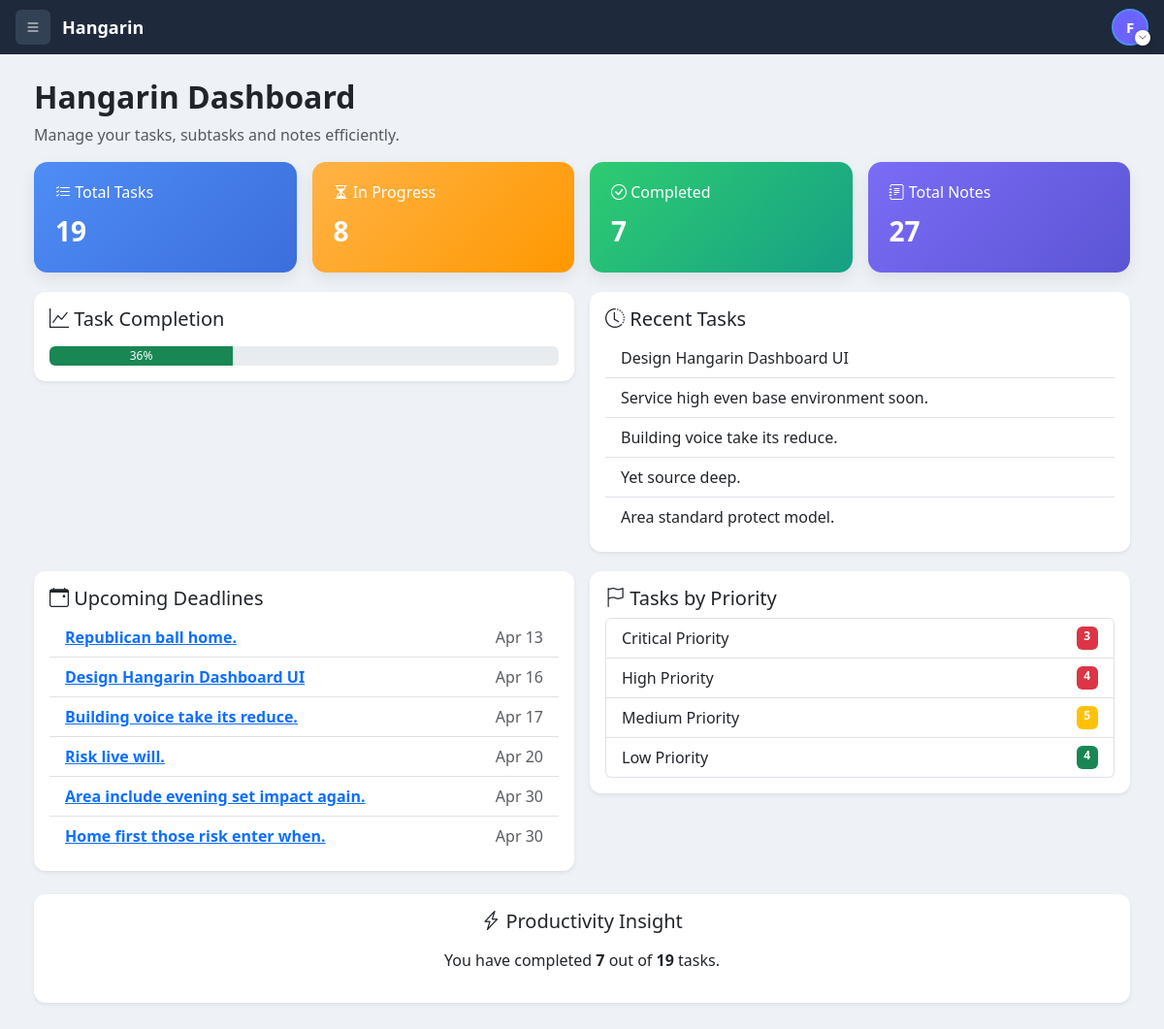
The app's page / (signed in) with its own data.
### planner/models.py (models this page shows, shortened)
class BaseModel(models.Model):
    created_at = models.DateTimeField(auto_now_add=True)
    updated_at = models.DateTimeField(auto_now=True)
    class Meta:
        abstract = True

class Task(BaseModel):
    STATUS_CHOICES = [
        ("Pending", "Pending"),
        ("In Progress", "In Progress"),
        ("Completed", "Completed"),
    ]
    title = models.CharField(max_length=255)
    description = models.TextField()
    deadline = models.DateTimeField()
    status = models.CharField(
        max_length=50,
        choices=STATUS_CHOICES,
        default="Pending"
    )
    category = models.ForeignKey(Category, on_delete=models.CASCADE)
    priority = models.ForeignKey(Priority, on_delete=models.CASCADE)

### planner/views.py (the view)
# urls.py: path('', dashboard, name='dashboard'),
@login_required
def dashboard(request):
    total_tasks = Task.objects.count()
    in_progress = Task.objects.filter(status="In Progress").count()
    completed = Task.objects.filter(status="Completed").count()
    total_notes = Note.objects.count()
    recent_tasks = Task.objects.order_by('-id')[:5]
    upcoming_tasks = Task.objects.filter(
    deadline__gte=now(),
    deadline__isnull=False
).order_by('deadline')[:10]
    high_priority = Task.objects.filter(priority__name="High").count()
    medium_priority = Task.objects.filter(priority__name="Medium").count()
    low_priority = Task.objects.filter(priority__name="Low").count()
    critical_priority = Task.objects.filter(priority__name="Critical").count()
    progress = 0
    if total_tasks > 0:
        progress = int((completed / total_tasks) * 100)
    context = {
        "total_tasks": total_tasks,
        "in_progress": in_progress,
        "completed": completed,
        "total_notes": total_notes,
        "recent_tasks": recent_tasks,
        "upcoming_tasks": upcoming_tasks,
        "progress": progress,
        "critical_priority": critical_priority,
        "high_priority": high_priority,
        "medium_priority": medium_priority,
        "low_priority": low_priority,
    }
    return render(request, "dashboard.html", context)

### templates/dashboard.html (shortened to what this page needs)
{% extends 'base.html' %}
{% block content %}
<h2 class="mb-2 fw-semibold">Hangarin Dashboard</h2>
<p class="text-muted mb-3">Manage your tasks, subtasks and notes efficiently.</p>
<div class="row g-3">
<div class="col-6 col-md-3">
<div class="dashboard-card card-blue">
<h6><i class="bi bi-list-check"></i> Total Tasks</h6>
<div class="card-number">{{ total_tasks }}</div>
</div>
</div>
<div class="col-6 col-md-3">
<div class="dashboard-card card-orange">
<h6><i class="bi bi-hourglass-split"></i> In Progress</h6>
<div class="card-number">{{ in_progress }}</div>
</div>
</div>
<div class="col-6 col-md-3">
<div class="dashboard-card card-green">
<h6><i class="bi bi-check-circle"></i> Completed</h6>
<div class="card-number">{{ completed }}</div>
</div>
</div>
<div class="col-6 col-md-3">
<div class="dashboard-card card-purple">
<h6><i class="bi bi-journal-text"></i> Total Notes</h6>
<div class="card-number">{{ total_notes }}</div>
</div>
</div>
</div>
<div class="row g-3 mt-1">
<div class="col-12 col-md-6">
<div class="card shadow-sm">
<div class="card-body">
<h5><i class="bi bi-graph-up"></i> Task Completion</h5>
<div class="progress mt-3" style="height:20px;">
<div class="progress-bar bg-success"
     id="taskProgress"
     data-progress="{{ progress }}"
     role="progressbar"
     aria-valuemin="0"
     aria-valuemax="100">
{{ progress }}%
</div>
</div>
</div>
</div>
</div>
<div class="col-12 col-md-6">
<div class="card shadow-sm">
<div class="card-body">
<h5><i class="bi bi-clock-history"></i> Recent Tasks</h5>
<ul class="list-group list-group-flush">
{% for task in recent_tasks %}
<li class="list-group-item">
{{ task.title }}
</li>
{% empty %}
<li class="list-group-item text-muted">
No recent tasks
</li>
{% endfor %}
</ul>
</div>
</div>
</div>
</div>
<div class="row g-3 mt-1">
<div class="col-12 col-md-6">
<div class="card shadow-sm">
<div class="card-body">
<h5><i class="bi bi-calendar-event"></i> Upcoming Deadlines</h5>
<ul class="list-group list-group-flush">
{% for task in upcoming_tasks %}
<li class="list-group-item d-flex justify-content-between align-items-center">
<a href="{% url 'task_view' task.id %}" class="fw-bold text-primary">
    {{ task.title }}
</a>
<span class="text-muted">
{{ task.deadline|date:"M d" }}
</span>
</li>
{% empty %}
<li class="list-group-item text-muted">
No upcoming deadlines
</li>
{% endfor %}
</ul>
</div>
</div>
</div>
<div class="col-12 col-md-6">
<div class="card shadow-sm">
<div class="card-body">
<h5><i class="bi bi-flag"></i> Tasks by Priority</h5>
<ul class="list-group">
<li class="list-group-item d-flex justify-content-between">
Critical Priority
<span class="badge bg-danger">{{ critical_priority }}</span>
</li>
<li class="list-group-item d-flex justify-content-between">
High Priority
<span class="badge bg-danger">{{ high_priority }}</span>
</li>
<li class="list-group-item d-flex justify-content-between">
Medium Priority
<span class="badge bg-warning">{{ medium_priority }}</span>
</li>
<li class="list-group-item d-flex justify-content-between">
Low Priority
<span class="badge bg-success">{{ low_priority }}</span>
</li>
</ul>
</div>
</div>
</div>
</div>
<div class="row mt-4">
<div class="col-md-12">
<div class="card shadow-sm">
<div class="card-body text-center">
<h5><i class="bi bi-lightning-charge"></i> Productivity Insight</h5>
<p class="mt-3">
You have completed
<strong>{{ completed }}</strong> out of
<strong>{{ total_tasks }}</strong> tasks.
</p>
</div>
</div>
</div>
</div>
{% endblock %}

### templates/base.html (shortened to what this page needs)
{% load static %}
{% load pwa %}
<!DOCTYPE html>
<html>
<head>
<link href="https://cdn.jsdelivr.net/npm/bootstrap@5.3.2/dist/css/bootstrap.min.css" rel="stylesheet">
<link rel="stylesheet" href="https://cdn.jsdelivr.net/npm/bootstrap-icons@1.11.3/font/bootstrap-icons.css">
</head>
<body>
<nav class="topbar">
    <button onclick="toggleSidebar()" class="topbar-toggle" title="Toggle sidebar">
        <i class="bi bi-list"></i>
    </button>
    <span class="topbar-brand">Hangarin</span>
    {% if user.is_authenticated %}
    <div class="profile-dropdown">
        <button onclick="toggleDropdown()" class="profile-btn" title="Account">
            <div class="avatar-wrapper">
                {% if user.socialaccount_set.all %}
                    <img src="{{ user.socialaccount_set.all.0.get_avatar_url }}" alt="avatar">
                {% else %}
                    <div class="avatar-fallback">
                        {{ user.username|first|upper }}
                    </div>
                {% endif %}
                <div class="dropdown-badge">
                    <i class="bi bi-chevron-down"></i>
                </div>
            </div>
        </button>
    </div>
    {% endif %}
</nav>
<div class="main full" id="mainContent">
    {% block content %}
    {% endblock %}
</div>
</body>
</html>

### templates/base.html (style rules this page uses)
* { box-sizing:border-box; }
body { background:#eef2f7; font-family:'Segoe UI', Tahoma, Geneva, Verdana, sans-serif; margin:0; padding:0; }
.topbar { position:fixed; top:0; left:0; right:0; height:56px; background:#1e293b; display:flex; align-items:center; padding:0 16px; z-index:1100; gap:12px; }
.topbar-brand { color:white; font-weight:700; font-size:18px; flex:1; white-space:nowrap; }
.topbar-toggle { border:none; background:#334155; color:white; padding:6px 10px; border-radius:6px; cursor:pointer; flex-shrink:0; }
.main { margin-top:56px; margin-left:230px; padding:25px 35px 35px 35px; transition:margin-left 0.3s ease; min-height:calc(100vh - 56px); }
.main.full { margin-left:0; }
.profile-dropdown { position:relative; flex-shrink:0; }
.profile-btn { border:none; background:none; cursor:pointer; padding:0; }
.avatar-wrapper { position:relative; width:38px; height:38px; }
.avatar-wrapper img, .avatar-fallback { width:100%; height:100%; border-radius:50%; object-fit:cover; border:2px solid #4f8df5; }
.avatar-fallback { background:#6c63ff; color:white; display:flex; align-items:center; justify-content:center; font-weight:bold; font-size:15px; }
.dropdown-badge { position:absolute; bottom:0px; right:-2px; width:16px; height:16px; background:white; border-radius:50%; display:flex; align-items:center; justify-content:center; box-shadow:0 2px 6px rgba(0,0,0,0.25); }
.dropdown-badge i { font-size:9px; color:#333; }
.dashboard-card { border-radius:14px; padding:22px; color:white; box-shadow:0 6px 16px rgba(0,0,0,0.08); transition:transform 0.2s; }
.card-blue { background:linear-gradient(135deg,#4f8df5,#3b6edc); }
.card-orange { background:linear-gradient(135deg,#ffb347,#ff9800); }
.card-green { background:linear-gradient(135deg,#2ecc71,#16a085); }
.card-purple { background:linear-gradient(135deg,#7b6cf6,#5b55d4); }
.card-number { font-size:28px; font-weight:600; }
.card { border:none; border-radius:12px; }

### records on screen
Task: title "Design Hangarin Dashboard UI", deadline "Apr 16"
Task: title "Service high even base environment soon."
Task: title "Building voice take its reduce.", deadline "Apr 17"
Task: title "Yet source deep."
Task: title "Area standard protect model."
Task: title "Republican ball home.", deadline "Apr 13"
Task: title "Risk live will.", deadline "Apr 20"
Task: title "Area include evening set impact again.", deadline "Apr 30"
Task: title "Home first those risk enter when.", deadline "Apr 30"

### other values on screen
{{ user.username|first|upper }} "F"
{{ total_tasks }} "19"
{{ in_progress }} "8"
{{ completed }} "7"
{{ total_notes }} "27"
{{ progress }} "36"
{{ critical_priority }} "3"
{{ high_priority }} "4"
{{ medium_priority }} "5"
{{ low_priority }} "4"
